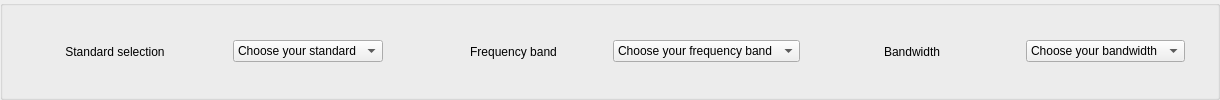
            <widget class="QGroupBox" name="Header">
             <property name="sizePolicy">
              <sizepolicy hsizetype="MinimumExpanding" vsizetype="Fixed">
               <horstretch>0</horstretch>
               <verstretch>0</verstretch>
              </sizepolicy>
             </property>
             <property name="minimumSize">
              <size>
               <width>1220</width>
               <height>85</height>
              </size>
             </property>
             <property name="title">
              <string/>
             </property>
             <layout class="QHBoxLayout" name="horizontalLayout_6">
              <property name="leftMargin">
               <number>6</number>
              </property>
              <property name="topMargin">
               <number>6</number>
              </property>
              <property name="rightMargin">
               <number>6</number>
              </property>
              <property name="bottomMargin">
               <number>6</number>
              </property>
              <item>
               <layout class="QHBoxLayout" name="layout_menu_principal">
                <property name="leftMargin">
                 <number>6</number>
                </property>
                <property name="topMargin">
                 <number>6</number>
                </property>
                <property name="rightMargin">
                 <number>6</number>
                </property>
                <property name="bottomMargin">
                 <number>6</number>
                </property>
                <item>
                 <layout class="QHBoxLayout" name="standard_selection">
                  <property name="leftMargin">
                   <number>6</number>
                  </property>
                  <property name="topMargin">
                   <number>6</number>
                  </property>
                  <property name="rightMargin">
                   <number>6</number>
                  </property>
                  <property name="bottomMargin">
                   <number>6</number>
                  </property>
                  <item alignment="Qt::AlignHCenter">
                   <widget class="QLabel" name="standard_selection_label">
                    <property name="text">
                     <string>Standard selection</string>
                    </property>
                    <property name="alignment">
                     <set>Qt::AlignCenter</set>
                    </property>
                   </widget>
                  </item>
                  <item alignment="Qt::AlignHCenter">
                   <widget class="QComboBox" name="comboBox_standard_selection">
                    <property name="sizePolicy">
                     <sizepolicy hsizetype="Fixed" vsizetype="Maximum">
                      <horstretch>0</horstretch>
                      <verstretch>0</verstretch>
                     </sizepolicy>
                    </property>
                    <item>
                     <property name="text">
                      <string>Choose your standard</string>
                     </property>
                    </item>
                    <item>
                     <property name="text">
                      <string>802.11a</string>
                     </property>
                    </item>
                    <item>
                     <property name="text">
                      <string>802.11b</string>
                     </property>
                    </item>
                    <item>
                     <property name="text">
                      <string>802.11g</string>
                     </property>
                    </item>
                    <item>
                     <property name="text">
                      <string>802.11n</string>
                     </property>
                    </item>
                    <item>
                     <property name="text">
                      <string>802.11ac</string>
                     </property>
                    </item>
                    <item>
                     <property name="text">
                      <string>802.11ax</string>
                     </property>
                    </item>
                   </widget>
                  </item>
                 </layout>
                </item>
                <item>
                 <layout class="QHBoxLayout" name="frequency_band">
                  <property name="leftMargin">
                   <number>6</number>
                  </property>
                  <property name="topMargin">
                   <number>6</number>
                  </property>
                  <property name="rightMargin">
                   <number>6</number>
                  </property>
                  <property name="bottomMargin">
                   <number>6</number>
                  </property>
                  <item alignment="Qt::AlignHCenter">
                   <widget class="QLabel" name="label_frequency_band">
                    <property name="text">
                     <string>Frequency band</string>
                    </property>
                    <property name="alignment">
                     <set>Qt::AlignCenter</set>
                    </property>
                   </widget>
                  </item>
                  <item alignment="Qt::AlignHCenter">
                   <widget class="QComboBox" name="comboBox_frequency_band">
                    <property name="sizePolicy">
                     <sizepolicy hsizetype="Fixed" vsizetype="Maximum">
                      <horstretch>0</horstretch>
                      <verstretch>0</verstretch>
                     </sizepolicy>
                    </property>
                    <item>
                     <property name="text">
                      <string>Choose your frequency band</string>
                     </property>
                    </item>
                    <item>
                     <property name="text">
                      <string>2.4 GHz</string>
                     </property>
                    </item>
                    <item>
                     <property name="text">
                      <string>5 GHz</string>
                     </property>
                    </item>
                    <item>
                     <property name="text">
                      <string>6 GHz</string>
                     </property>
                    </item>
                   </widget>
                  </item>
                 </layout>
                </item>
                <item>
                 <layout class="QHBoxLayout" name="bandwidth">
                  <property name="leftMargin">
                   <number>6</number>
                  </property>
                  <property name="topMargin">
                   <number>6</number>
                  </property>
                  <property name="rightMargin">
                   <number>6</number>
                  </property>
                  <property name="bottomMargin">
                   <number>6</number>
                  </property>
                  <item alignment="Qt::AlignHCenter">
                   <widget class="QLabel" name="bandwidth_label">
                    <property name="text">
                     <string>Bandwidth</string>
                    </property>
                    <property name="alignment">
                     <set>Qt::AlignCenter</set>
                    </property>
                   </widget>
                  </item>
                  <item alignment="Qt::AlignHCenter">
                   <widget class="QComboBox" name="comboBox_bandwidth">
                    <property name="sizePolicy">
                     <sizepolicy hsizetype="Fixed" vsizetype="Maximum">
                      <horstretch>0</horstretch>
                      <verstretch>0</verstretch>
                     </sizepolicy>
                    </property>
                    <item>
                     <property name="text">
                      <string>Choose your bandwidth</string>
                     </property>
                    </item>
                    <item>
                     <property name="text">
                      <string>20 MHz</string>
                     </property>
                    </item>
                    <item>
                     <property name="text">
                      <string>40 MHz</string>
                     </property>
                    </item>
                    <item>
                     <property name="text">
                      <string>80 MHz</string>
                     </property>
                    </item>
                    <item>
                     <property name="text">
                      <string>160 MHz</string>
                     </property>
                    </item>
                   </widget>
                  </item>
                 </layout>
                </item>
               </layout>
              </item>
             </layout>
            </widget>
